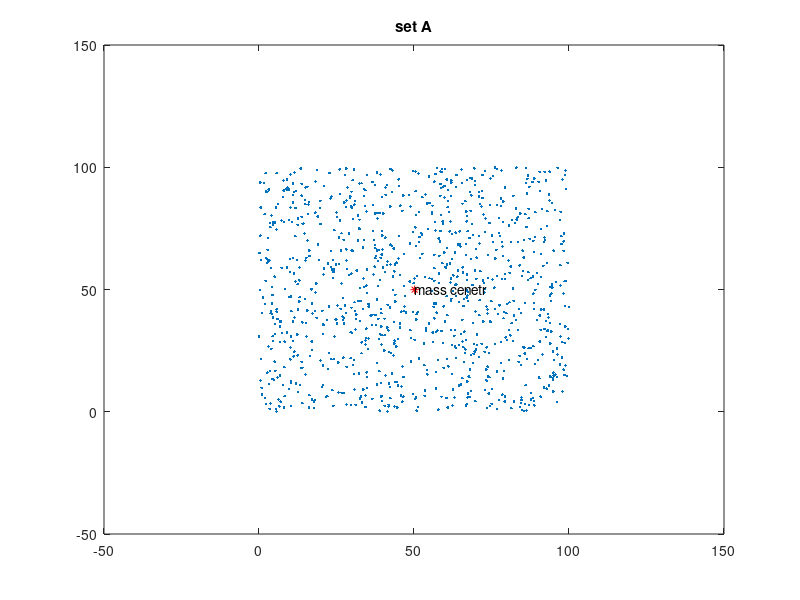
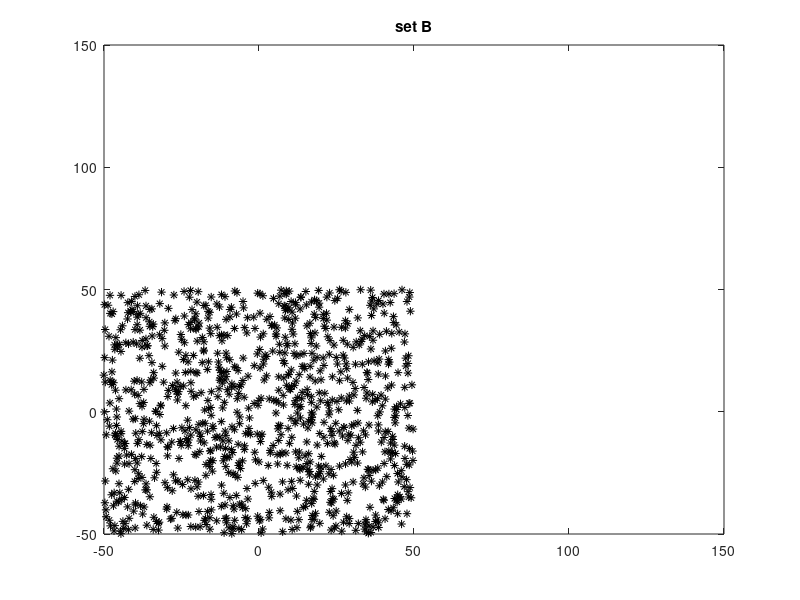
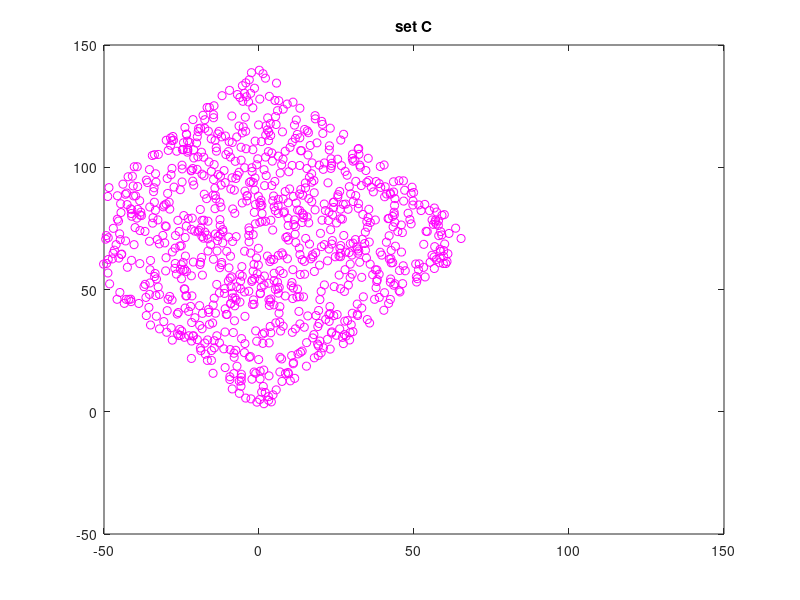
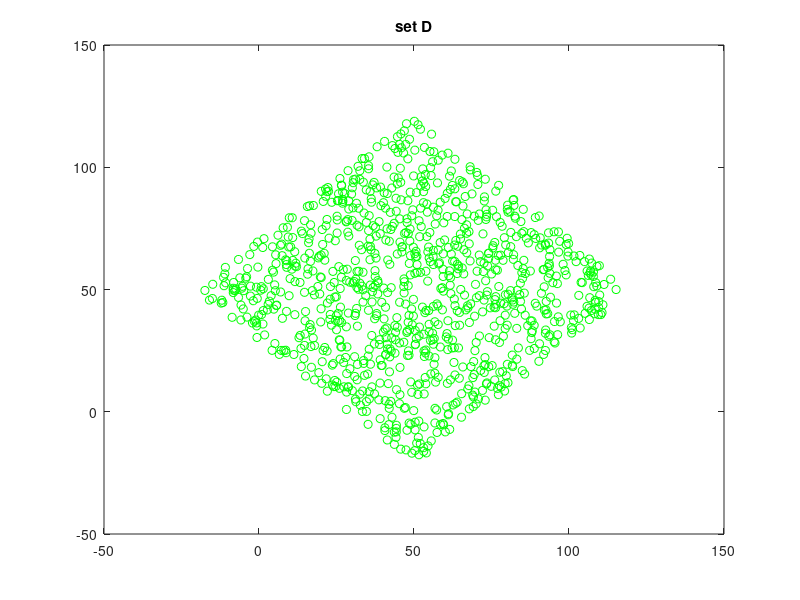

Write the MATLAB code that produced these figures, in order.
function start()
N = 1000;
s = 100*rand(2, N);
mpx = sum(s(1,:))/N;
mpy = sum(s(2,:))/N;
f1(s, mpx,mpy)
f2(s, mpx,mpy)
f3(s, mpx,mpy)
f4(s, mpx,mpy)
endfunction

function f1(s, mpx, mpy)
    fig = figure
    ax = axes
    plot(s(1,:), s(2,:), '.');
    hold on
    set(ax, 'xlim', [-50, 150]);
    set(ax, 'ylim', [-50, 150]);
    title('set A')
    plot (mpx, mpy, '*','color','r')
    text (mpx,mpy, 'mass cenetr')   
endfunction

function f2(s, mpx, mpy)
    fig = figure
    ax = axes
    s(1,:) = s(1,:) - mpx;
    s(2,:) = s(2,:) - mpy;
    
    plot(s(1,:), s(2,:), '*', 'color', 'k');
    hold on
    set(ax, 'xlim', [-50, 150]);
    set(ax, 'ylim', [-50, 150]);
    title('set B')
endfunction

function f3(s, mpx, mpy)
    fig = figure
    ax = axes
    fi = pi()/4;
    rot_matr = [cos(fi) -sin(fi); sin(fi) cos(fi)]
    s = rot_matr * s;
    plot(s(1,:), s(2,:), 'o', 'color', 'm');
    hold on
    set(ax, 'xlim', [-50, 150]);
    set(ax, 'ylim', [-50, 150]);
    title('set C')
endfunction

function f4(s, mpx, mpy)
    fig = figure
    ax = axes
    s(1,:) = s(1,:) - mpx;
    s(2,:) = s(2,:) - mpy;
    fi = pi()/4;
    rot_matr = [cos(fi) -sin(fi); sin(fi) cos(fi)]
    s = rot_matr * s;
    s(1,:) = s(1,:) + mpx;
    s(2,:) = s(2,:) + mpy;
    
    plot(s(1,:), s(2,:), 'o', 'color', 'g');
    hold on
    set(ax, 'xlim', [-50, 150]);
    set(ax, 'ylim', [-50, 150]);
    title('set D')
endfunction


